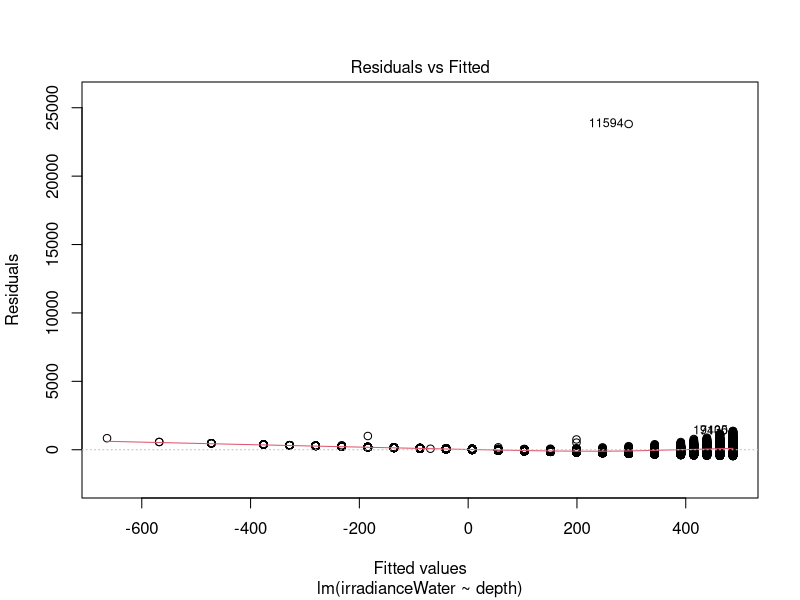
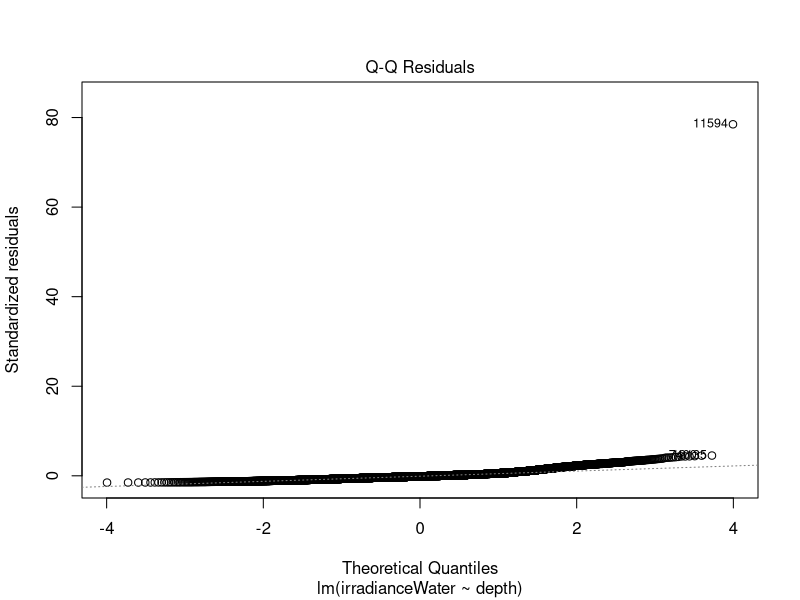
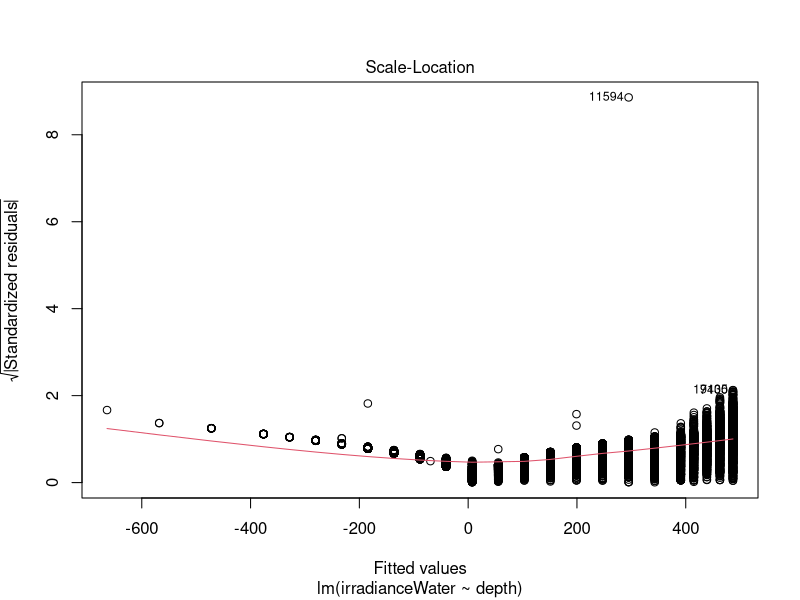
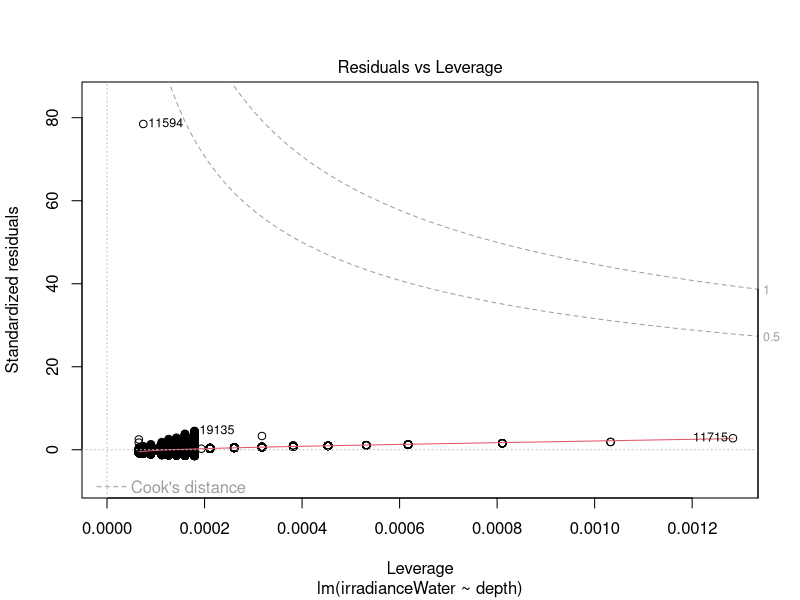
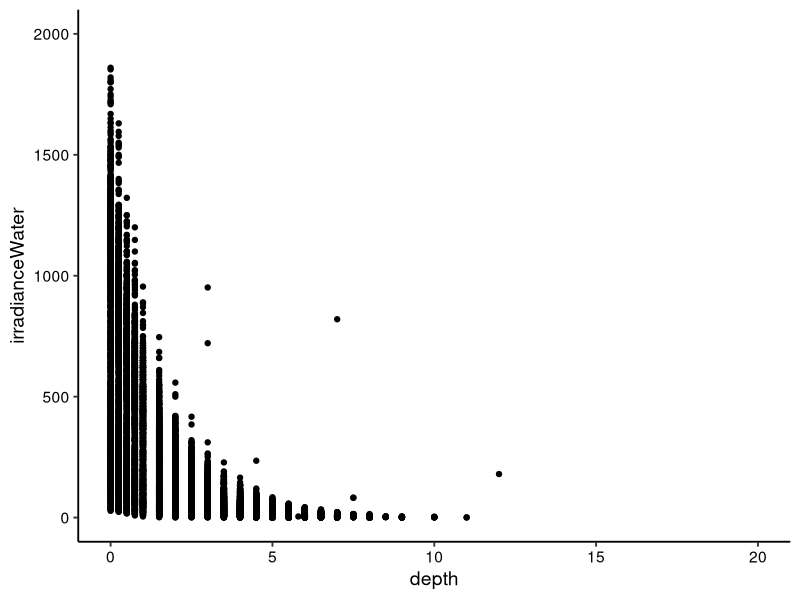
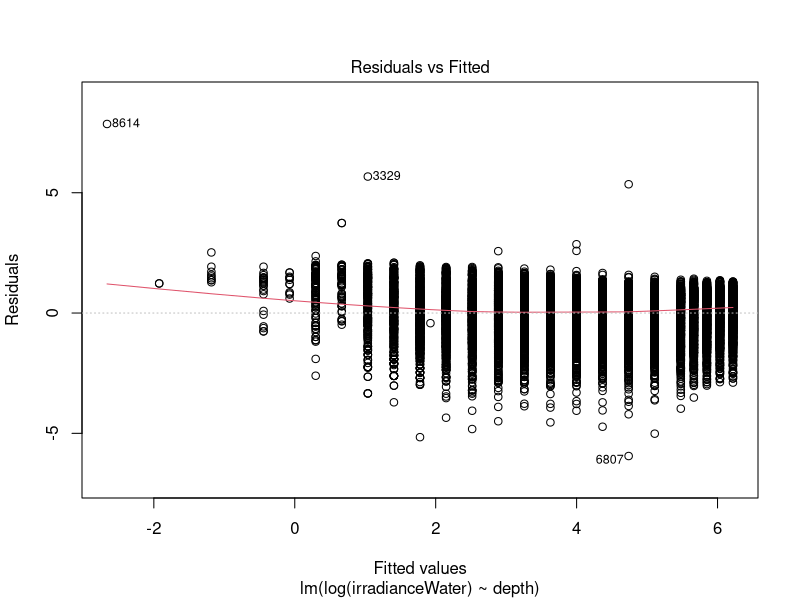
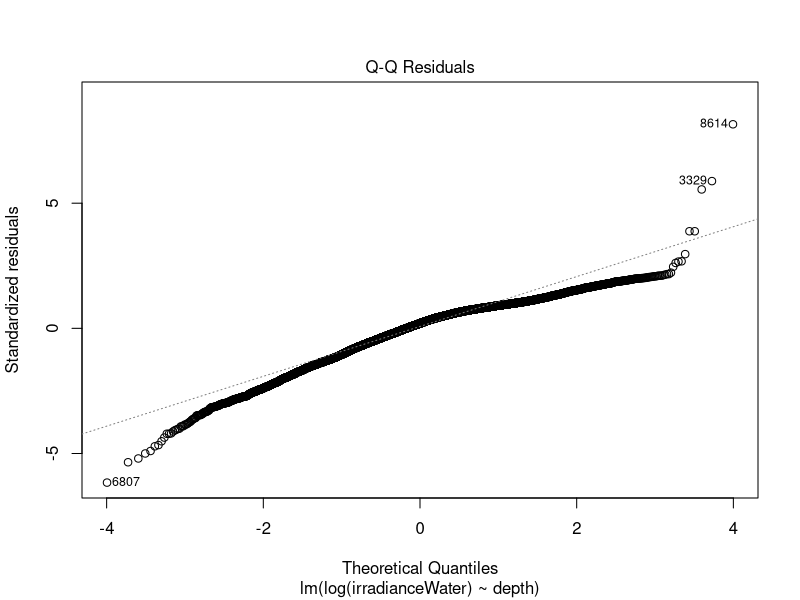
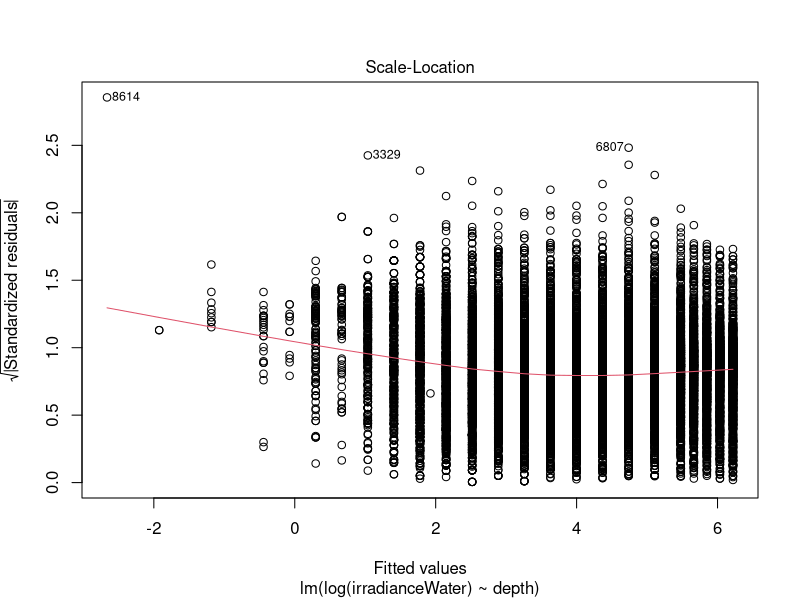

R code for these plots, in order:
## ---- chunk 1
getwd()
library(tidyverse)

PeterPaul.chem.nutrients <- read.csv("./Data/Processed/NTL-LTER_Lake_Chemistry_Nutrients_PeterPaul_Processed.csv")

# Set date to date format
PeterPaul.chem.nutrients$sampledate <- as.Date(PeterPaul.chem.nutrients$sampledate, 
                                               format = "%Y-%m-%d")

mytheme <- theme_classic(base_size = 14) +
  theme(axis.text = element_text(color = "black"), 
        legend.position = "top")
theme_set(mytheme)

## ---- chunk 2
irradiance.regression <- lm(PeterPaul.chem.nutrients$irradianceWater ~ PeterPaul.chem.nutrients$depth)
#y var is always on left hand side, response var is always on right hand side
# another way to format the lm function
irradiance.regression <- lm(data = PeterPaul.chem.nutrients, irradianceWater ~ depth)
summary(irradiance.regression)
#adjusted R squared penalizes you for you dec your degrees of freedom. Goes down the more variables
# you add, the more it will go down

# Correlation
cor.test(PeterPaul.chem.nutrients$irradianceWater, PeterPaul.chem.nutrients$depth)
#-0.555 correlation
## ---- chunk 3
plot(irradiance.regression)
#not something to put in a final report
## ---- chunk 4
# Plot the regression
irradiancebydepth <- 
  ggplot(PeterPaul.chem.nutrients, aes(x = depth, y = irradianceWater)) +
  ylim(0, 2000) +
  geom_point() 
print(irradiancebydepth) 
## ---- chunk 5
PeterPaul.chem.nutrients <- filter(PeterPaul.chem.nutrients, irradianceWater != 0)
#filter out 0 values because you can't log transform values that are 0
irradiance.regression2 <- lm(data = PeterPaul.chem.nutrients, log(irradianceWater) ~ depth)
summary(irradiance.regression2)
plot(irradiance.regression2)
#still a linear equation
#better quantification of that relationship, as shown by inc R squared

# Add a line and standard error for the linear regression
irradiancebydepth2 <- 
  ggplot(PeterPaul.chem.nutrients, aes(x = depth, y = irradianceWater)) +
  scale_y_log10() +
  geom_point() +
  geom_smooth(method = "lm") 
print(irradiancebydepth2) 

# SE (standard error-grey bars) can also be removed
irradiancebydepth2 <- 
    ggplot(PeterPaul.chem.nutrients, aes(x = depth, y = irradianceWater)) +
    geom_point(alpha = 0.5) +
    scale_y_log10() +
    geom_smooth(method = 'lm', se = FALSE, color = "red") +
    labs(x = "Depth (m)", y="Irradience (units)") +
    scale_x_continuous(breaks=c(0,2,4,6,8,10,12)) 
    #geom_text() to add your equation onto the graph. Look up google annotation layer
print(irradiancebydepth2)
#to change transparency of points, alpha = 0.50
#to change the scale of the graph so that it goes up by nicer numbers, scale_x_continuous(breaks=)
# Make the graph attractive

## ---- chunk 6
cor.test(PeterPaul.chem.nutrients$irradianceWater, PeterPaul.chem.nutrients$depth, 
         method = "spearman", exact = FALSE)
## ---- chunk 7
TPregression <- lm(data = PeterPaul.chem.nutrients, tp_ug ~ depth + dissolvedOxygen)
summary(TPregression)
#significant predictors, but not a good model for predicting total phosphorus

TPplot <- ggplot(PeterPaul.chem.nutrients, 
                 aes(x = dissolvedOxygen, y = tp_ug, color = depth)) +
  geom_point() +
  xlim(0, 20)
print(TPplot)
## ---- chunk 8
install.packages("corrplot")
library(corrplot)
PeterPaulnutrients <- 
  PeterPaul.chem.nutrients %>%
  select(tn_ug:po4) %>%
  na.omit()
#omit NAs so that correlation can be calculated
PeterPaulCorr <- cor(PeterPaulnutrients)
corrplot(PeterPaulCorr, method = "ellipse")
#all have positive correlations among one another, as seen by positive ellipses
corrplot.mixed(PeterPaulCorr, upper = "ellipse")
## ---- chunk 9
#step-wise addition or subtraction of explanatory variables
PeterPaul.naomit <- na.omit(PeterPaul.chem.nutrients)
TPAIC <- lm(data = PeterPaul.naomit, tp_ug ~ depth + dissolvedOxygen + 
              temperature_C + tn_ug + po4)
step(TPAIC)
#starts up at full linear model, then subtracts them one by one
#the lower the better for AIC values
TPmodel <- lm(data = PeterPaul.naomit, tp_ug ~ temperature_C + tn_ug)
summary(TPmodel)

## ---- chunk 10
# main effects
TNancova.main <- lm(data = PeterPaul.chem.nutrients, tn_ug ~ lakename + depth)
summary(TNancova.main)
#lakename is categorical, depth is continuous

# interaction effects
TNancova.interaction <- lm(data = PeterPaul.chem.nutrients, tn_ug ~ lakename * depth)
summary(TNancova.interaction)
#relationship with depth is different in Peter Lake versus Paul Lake
#for Paul lake there is an inc in Nitrogen as depth
#for peter lake, there is a -48 dec in Nitrogen for each unit of depth

TNplot <- ggplot(PeterPaul.chem.nutrients, aes(x = depth, y = tn_ug, color = lakename)) + 
  geom_point() + 
  geom_smooth(method = "lm", se = FALSE) +
  xlim(0, 10)
print(TNplot)

# Make the graph attractive
